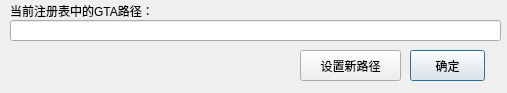
<?xml version="1.0" encoding="UTF-8"?>
<ui version="4.0">
 <class>frmDirectoryCorrection</class>
 <widget class="QWidget" name="frmDirectoryCorrection">
  <property name="geometry">
   <rect>
    <x>0</x>
    <y>0</y>
    <width>507</width>
    <height>93</height>
   </rect>
  </property>
  <property name="windowTitle">
   <string>GTA5路径设置</string>
  </property>
  <widget class="QLabel" name="lb1">
   <property name="geometry">
    <rect>
     <x>10</x>
     <y>0</y>
     <width>161</width>
     <height>21</height>
    </rect>
   </property>
   <property name="text">
    <string>当前注册表中的GTA路径：</string>
   </property>
  </widget>
  <widget class="QLineEdit" name="lePath">
   <property name="geometry">
    <rect>
     <x>10</x>
     <y>20</y>
     <width>491</width>
     <height>21</height>
    </rect>
   </property>
   <property name="dragEnabled">
    <bool>true</bool>
   </property>
   <property name="readOnly">
    <bool>true</bool>
   </property>
  </widget>
  <widget class="QPushButton" name="btnBrowse">
   <property name="geometry">
    <rect>
     <x>300</x>
     <y>50</y>
     <width>101</width>
     <height>31</height>
    </rect>
   </property>
   <property name="text">
    <string>设置新路径</string>
   </property>
  </widget>
  <widget class="QPushButton" name="btnConfirm">
   <property name="geometry">
    <rect>
     <x>410</x>
     <y>50</y>
     <width>75</width>
     <height>31</height>
    </rect>
   </property>
   <property name="text">
    <string>确定</string>
   </property>
   <property name="autoDefault">
    <bool>true</bool>
   </property>
   <property name="default">
    <bool>true</bool>
   </property>
  </widget>
 </widget>
 <layoutdefault spacing="6" margin="11"/>
 <resources/>
 <connections/>
</ui>
